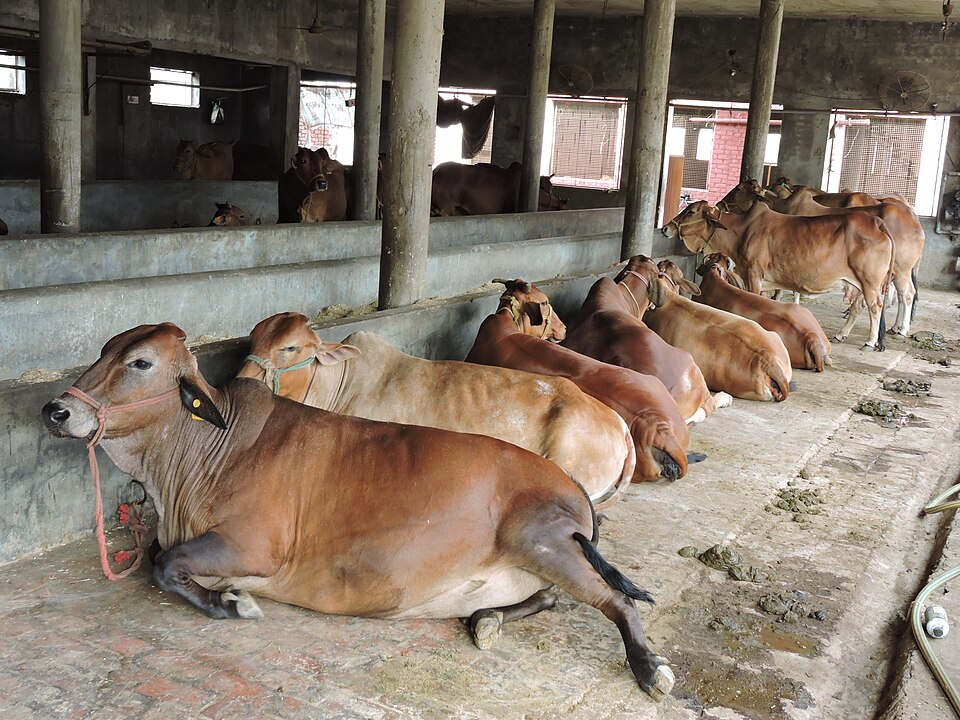
#> input picture pose/warmup.jpg, 960 x 720 px
$ python -i agent.py   (imports and definitions only)   (older library calls are emulated)
#> lines starting #> are read from the running program, lines starting #| are printed output that depends on the picture
"""Frame agent: from the frames a camera sends, keep the good ones and decide which model each one goes to.

Rules, not a language model: cheap OpenCV checks first, then the cow detector and cow-face model look at the few frames that
survive, then each frame is routed:
  face frame (a cow face is clear)            -> cow-face model: who is this cow?
  skin frame (cow clearly visible, not tiny)  -> skin screening model (lumpy skin / foot-and-mouth signs)
  gait frames (cow side-on, fully visible,    -> pose model + Gemini walking/resting check
               not blocked, big enough)
Frames that fail every check are dropped and never reach a model, which saves cost and avoids false alerts.

The checks and the ranking weights are ported from the team's frame_extraction.py (pick the best frame of a cow from a video):
cut-off, occlusion and too-small gates, then a score from side-on-ness, sharpness, size and detector confidence.
This module is pure logic (no network), so it can be tested without any model.
"""
import cv2
import numpy as np

SMALL_SIDE = 640            # frames are looked at in this size for screening and detection
MAX_CANDIDATES = 8          # at most this many frames go to the detector
MIN_BRIGHT, MAX_BRIGHT = 35, 235
MIN_SHARP = 60.0            # Laplacian variance of the whole small frame; below this the frame is treated as blurred
DUP_DIFF = 3.0              # mean grey difference (0-255) below this to the last kept frame = near duplicate
EDGE_MARGIN = 0.02          # the cow's box must stay this fraction of the frame away from every edge (gait frames)
MAX_OVERLAP = 0.15          # another cow may cover at most this fraction of the target (gait frames)
GAIT_MIN_AREA = 0.10        # the cow must fill this much of the frame to read the legs (gait frames)
SKIN_MIN_AREA = 0.04        # and this much for the skin model
COW_CONF = 0.5
SIDE_ASPECT = (1.3, 2.4)    # width / height of a standing cow seen from the side
SIDE_OK = 0.6               # side-on score needed for a gait frame
WEIGHTS = (0.35, 0.25, 0.25, 0.15)      # side-on, sharpness, size, detector confidence
GAIT_FRAMES, GAIT_GAP_S = 5, 0.5


# [10 lines left out: function small_gray, not called in this run]


def screen(frames, max_candidates=MAX_CANDIDATES):
    """frames: [(time_s, jpeg bytes)]. Cheap checks on the router: drop undecodable, too dark or bright, blurred and
    near-duplicate frames, then keep the sharpest few. -> (kept list of dicts in time order, dropped counts by reason)."""
    dropped = {"unreadable": 0, "too dark/bright": 0, "blurred": 0, "near-duplicate": 0, "not among the sharpest": 0}
    kept, last = [], None
    for idx, (t, jpeg) in enumerate(frames):
        img, gray = small_gray(jpeg)
        if img is None:
            dropped["unreadable"] += 1
            continue
        bright = float(gray.mean())
        sharp = float(cv2.Laplacian(gray, cv2.CV_64F).var())
        if not MIN_BRIGHT <= bright <= MAX_BRIGHT:
            dropped["too dark/bright"] += 1
            continue
        if sharp < MIN_SHARP:
            dropped["blurred"] += 1
            continue
        tiny = cv2.resize(gray, (32, 32), interpolation=cv2.INTER_AREA).astype(np.float32)
        if last is not None and float(np.abs(tiny - last).mean()) < DUP_DIFF:
            dropped["near-duplicate"] += 1
            continue
        last = tiny
        kept.append({"idx": idx, "t": float(t), "jpeg": jpeg, "img": img, "sharp_frame": sharp,
                     "w": img.shape[1], "h": img.shape[0]})
    if len(kept) > max_candidates:
        keep_ids = {k["idx"] for k in sorted(kept, key=lambda k: -k["sharp_frame"])[:max_candidates]}
        dropped["not among the sharpest"] = len(kept) - max_candidates
        kept = [k for k in kept if k["idx"] in keep_ids]
    return kept, {k: v for k, v in dropped.items() if v}


def _area(b):
    return max(b[2] - b[0], 0) * max(b[3] - b[1], 0)


# [97 lines left out: functions _overlap, _side_score, assess, rank, choose, not called in this run]

>>> import cv2
>>> picture = cv2.imread('../pose/warmup.jpg', cv2.IMREAD_GRAYSCALE)
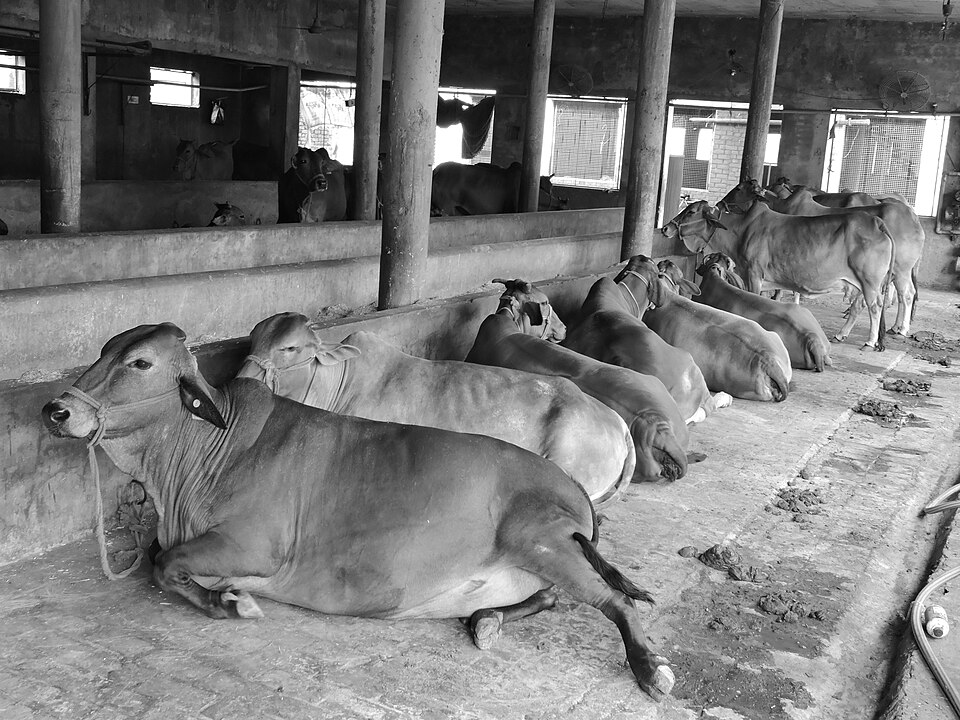
#> picture: shape (720, 960); min 0, max 255, mean 123
>>> result = screen(picture)
#> (the run stopped early here; a loop or call above may not have finished)
